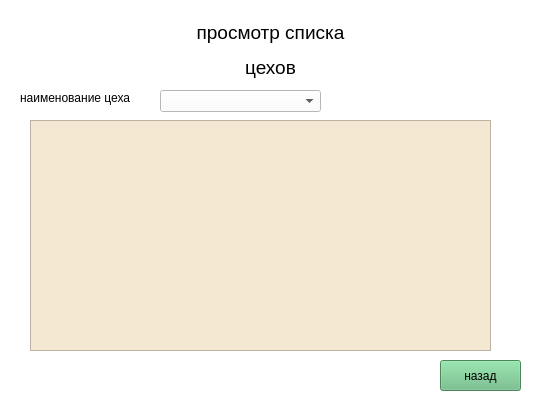
<?xml version="1.0" encoding="UTF-8"?>
<ui version="4.0">
 <class>workshop</class>
 <widget class="QWidget" name="workshop">
  <property name="geometry">
   <rect>
    <x>0</x>
    <y>0</y>
    <width>548</width>
    <height>406</height>
   </rect>
  </property>
  <property name="windowTitle">
   <string>просмотр списка цехов</string>
  </property>
  <property name="windowIcon">
   <iconset>
    <normaloff>../../Downloads/КОД 09.02.07-2-2025 Приложения к образцу задания Том 1 (1)/Ресурсы/Мастер пол.ico</normaloff>../../Downloads/КОД 09.02.07-2-2025 Приложения к образцу задания Том 1 (1)/Ресурсы/Мастер пол.ico</iconset>
  </property>
  <property name="styleSheet">
   <string notr="true">background-color: rgb(255, 255, 255);</string>
  </property>
  <widget class="QLabel" name="label">
   <property name="geometry">
    <rect>
     <x>170</x>
     <y>20</y>
     <width>201</width>
     <height>61</height>
    </rect>
   </property>
   <property name="text">
    <string>&lt;html&gt;&lt;head/&gt;&lt;body&gt;&lt;p align=&quot;center&quot;&gt;&lt;span style=&quot; font-size:14pt;&quot;&gt;просмотр списка&lt;/span&gt;&lt;/p&gt;&lt;p align=&quot;center&quot;&gt;&lt;span style=&quot; font-size:14pt;&quot;&gt;цехов&lt;/span&gt;&lt;/p&gt;&lt;/body&gt;&lt;/html&gt;</string>
   </property>
  </widget>
  <widget class="QListWidget" name="listWidget_workshop">
   <property name="geometry">
    <rect>
     <x>30</x>
     <y>120</y>
     <width>461</width>
     <height>231</height>
    </rect>
   </property>
   <property name="styleSheet">
    <string notr="true">background-color: #F4E8D3 </string>
   </property>
  </widget>
  <widget class="QPushButton" name="pushButton_back_worlshop">
   <property name="geometry">
    <rect>
     <x>440</x>
     <y>360</y>
     <width>81</width>
     <height>31</height>
    </rect>
   </property>
   <property name="styleSheet">
    <string notr="true">background-color: #67BA80 </string>
   </property>
   <property name="text">
    <string>назад</string>
   </property>
  </widget>
  <widget class="QLabel" name="label_2">
   <property name="geometry">
    <rect>
     <x>20</x>
     <y>90</y>
     <width>121</width>
     <height>16</height>
    </rect>
   </property>
   <property name="text">
    <string>наименование цеха</string>
   </property>
  </widget>
  <widget class="QComboBox" name="comboBox_products_workshop">
   <property name="geometry">
    <rect>
     <x>160</x>
     <y>90</y>
     <width>161</width>
     <height>22</height>
    </rect>
   </property>
  </widget>
 </widget>
 <resources/>
 <connections/>
</ui>
